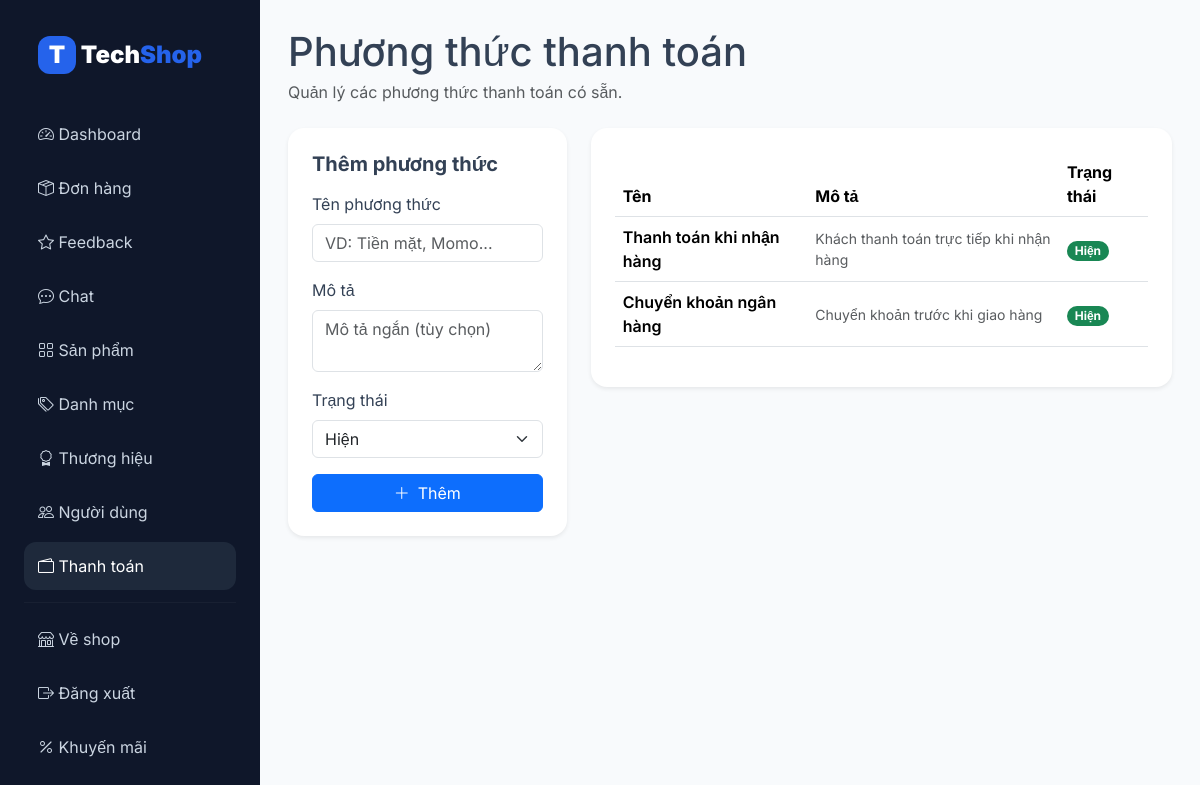
The app's page /admin/payment_methods.php (signed in) with its own data.
### tables this page shows
CREATE TABLE `phuong_thuc_thanh_toan` (
  `id_phuong_thuc` int(11) NOT NULL,
  `ten_phuong_thuc` varchar(150) NOT NULL,
  `mo_ta` text DEFAULT NULL,
  `trang_thai` enum('hien','an') DEFAULT 'hien'
);

### includes/helpers.php (called while the page is built, shortened)
<?php
function h(mixed $value): string
{
    return htmlspecialchars((string)$value, ENT_QUOTES, 'UTF-8');
}

### admin/payment_methods.php (the view, shortened to what this page needs)
<?php
require __DIR__ . '/_layout_start.php';
$pdo = db_connect();
$rows = $pdo->query("SELECT * FROM phuong_thuc_thanh_toan ORDER BY id_phuong_thuc ASC")->fetchAll();
?>
<div class="d-flex justify-content-between align-items-center mb-4">
    <div>
        <h1 class="mb-1">Phương thức thanh toán</h1>
        <p class="text-muted mb-0">Quản lý các phương thức thanh toán có sẵn.</p>
    </div>
</div>
<div class="row g-4">
    <div class="col-md-4">
        <div class="bg-white p-4 rounded-4 shadow-sm">
            <h5 class="fw-700 mb-3">Thêm phương thức</h5>
            <form method="post">
                <div class="mb-3">
                    <label class="form-label">Tên phương thức</label>
                    <input name="name" class="form-control" placeholder="VD: Tiền mặt, Momo..." required>
                </div>
                <div class="mb-3">
                    <label class="form-label">Mô tả</label>
                    <textarea name="mo_ta" class="form-control" rows="2"
                              placeholder="Mô tả ngắn (tùy chọn)"></textarea>
                </div>
                <div class="mb-3">
                    <label class="form-label">Trạng thái</label>
                    <select name="trang_thai" class="form-select">
                        <option value="hien">Hiện</option>
                    </select>
                </div>
                <button class="btn btn-primary w-100">
                    <i class="bi bi-plus-lg me-2"></i>Thêm
                </button>
            </form>
        </div>
    </div>
    <div class="col-md-8">
        <div class="bg-white p-4 rounded-4 shadow-sm table-responsive">
            <table class="table align-middle">
                <thead>
                    <tr>
                        <th>Tên</th>
                        <th>Mô tả</th>
                        <th>Trạng thái</th>
                    </tr>
                </thead>
                <tbody>
                    <?php foreach ($rows as $r): ?>
                    <tr>
                        <td class="fw-600"><?= h($r['ten_phuong_thuc']) ?></td>
                        <td class="text-muted small"><?= h($r['mo_ta'] ?? '—') ?></td>
                        <td>
                            <span class="badge rounded-pill bg-<?= $r['trang_thai'] === 'hien' ? 'success' : 'secondary' ?>">
                                <?= $r['trang_thai'] === 'hien' ? 'Hiện' : 'Ẩn' ?>
                            </span>
                        </td>
                    </tr>
                    <?php endforeach; ?>
                </tbody>
            </table>
        </div>
    </div>
</div>
<?php require __DIR__ . '/_layout_end.php'; ?>

### assets/css/style.css (style rules this page uses)
:root { --primary: #2563eb; --primary-dark: #1d4ed8; --dark: #0f172a; --muted: #64748b; --border: #e2e8f0; --danger: #ef4444; --success: #16a34a; --warning: #f59e0b; --bg: #f8fafc; }
* { box-sizing: border-box; }
body { font-family: "Inter", sans-serif; background: var(--bg); color: #334155; }
.fw-600 { font-weight: 600; }
.fw-700 { font-weight: 700; }
html, body { min-height: 100%; }
body { display: flex; flex-direction: column; }

### records on screen
phuong_thuc_thanh_toan: ten_phuong_thuc "Thanh toán khi nhận hàng", mo_ta "Khách thanh toán trực tiếp khi nhận hàng", trang_thai "Hiện"
phuong_thuc_thanh_toan: ten_phuong_thuc "Chuyển khoản ngân hàng", mo_ta "Chuyển khoản trước khi giao hàng", trang_thai "Hiện"
